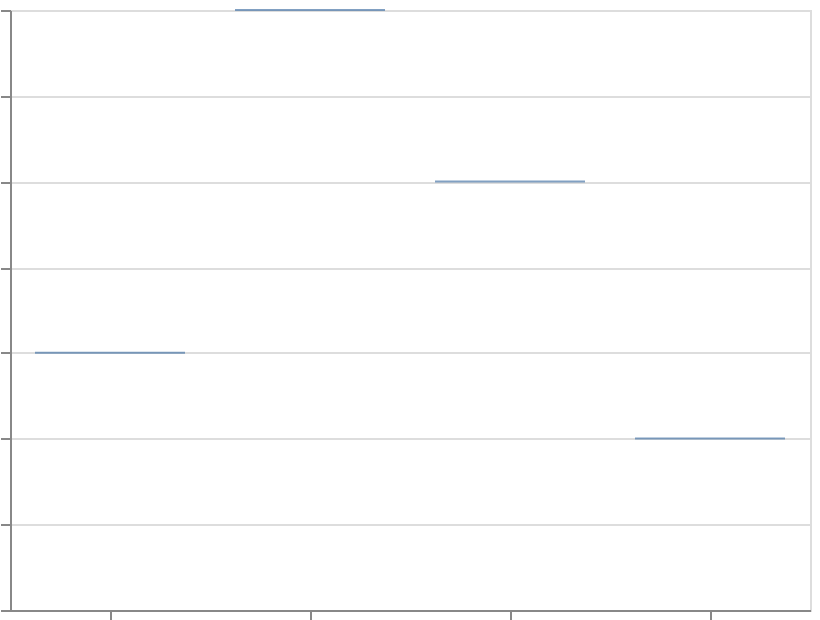

Vega-Lite specification for this chart:
### Vega-Lite specification from a JSON file in a GitHub repository (floating-point values rounded to 4 significant figures)
{"$schema": "https://vega.github.io/schema/vega-lite/v6.json", "width": 400, "height": 300, "padding": 5, "autosize": "none", "data": {"name": "table", "values": [{"x": "A", "y": 3}, {"x": "B", "y": 7}, {"x": "C", "y": 5}, {"x": "D", "y": 2}]}, "mark": "tick", "encoding": {"x": {"field": "x", "type": "nominal"}, "y": {"field": "y", "type": "quantitative"}}}
